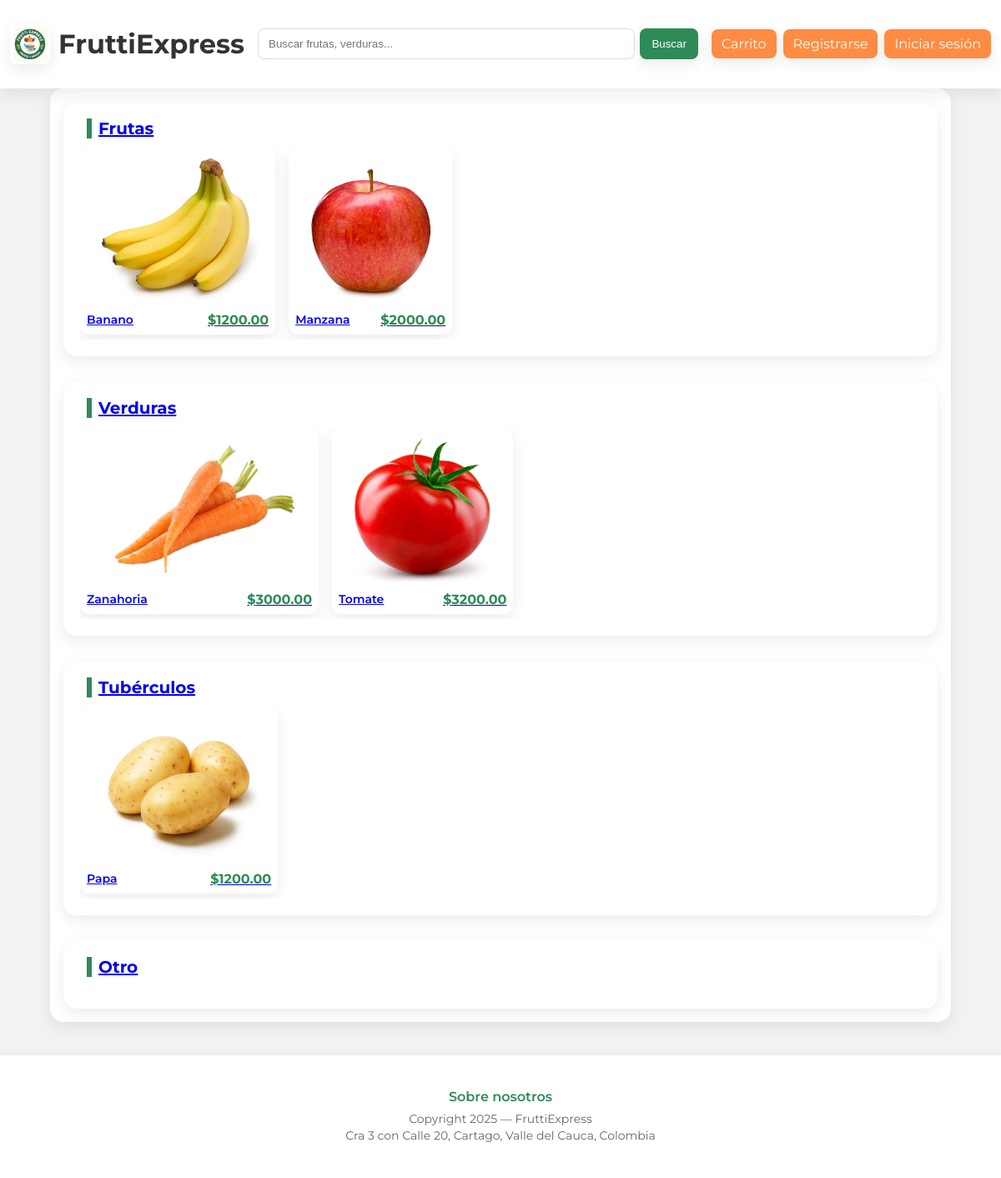
The page / on the database its author committed.
### tables this page shows
CREATE TABLE products (
    id INTEGER PRIMARY KEY AUTOINCREMENT,
    nombre TEXT NOT NULL,
    categoria TEXT NOT NULL, -- 'Frutas','Verduras','Tuberculos','Otro'
    precio REAL NOT NULL,
    stock REAL DEFAULT 0, -- en kilos o unidades
    unidad TEXT DEFAULT 'kg', -- 'kg' o 'unit'
    tamanos TEXT, -- ejemplo: "pequeña,mediana,grande" (csv)
    opciones TEXT, -- ejemplo: "maduro,pinton" para banano
    descripcion TEXT,
    imagen TEXT
);

### app.py (the view)
@app.route('/')
def index():
    frutas = query_db("SELECT * FROM products WHERE categoria='Frutas' LIMIT 10")
    verduras = query_db("SELECT * FROM products WHERE categoria='Verduras' LIMIT 10")
    tuberculos = query_db("SELECT * FROM products WHERE categoria='Tuberculos' LIMIT 10")
    otro = query_db("SELECT * FROM products WHERE categoria='Otro' LIMIT 10")
    return render_template('index.html', frutas=frutas, verduras=verduras, tuberculos=tuberculos, otro=otro, user=current_user())

### app.py (called while the page is built)
def get_db():
    db = getattr(g, '_database', None)
    if db is None:
        db = g._database = sqlite3.connect(DB_PATH)
        db.row_factory = sqlite3.Row
    return db

@app.teardown_appcontext
def close_connection(exception):
    db = getattr(g, '_database', None)
    if db is not None:
        db.close()

def query_db(query, args=(), one=False):
    cur = get_db().execute(query, args)
    rv = cur.fetchall()
    cur.close()
    return (rv[0] if rv else None) if one else rv

def current_user():
    if 'user_id' not in session:
        return None
    return query_db('SELECT * FROM users WHERE id = ?', [session['user_id']], one=True)

### templates/index.html (shortened to what this page needs)
<!doctype html>
<html lang="es">
  <head>
    <link rel="stylesheet" href="{{ url_for('static', filename='css/style.css') }}">
  </head>
  <body>
    <header class="banner">
      <div class="container header-inner">
        <div class="brand" onclick="location.href='/'">
          <img src="{{ url_for('static', filename='images/logo.png') }}" alt="FruttiExpress" class="logo">
          <h1>FruttiExpress</h1>
        </div>
        <form class="search" action="{{ url_for('buscar') }}" method="get">
          <input name="q" placeholder="Buscar frutas, verduras..." required>
          <button type="submit">Buscar</button>
        </form>
        <nav class="actions">
          <a href="{{ url_for('cart') }}" class="btn">Carrito</a>
          {% if user %}
            <a href="{{ url_for('perfil') }}" class="btn">{{ user['nombre'] }}</a>
            <a href="{{ url_for('logout') }}" class="btn">Cerrar sesión</a>
          {% else %}
            <a href="{{ url_for('register') }}" class="btn">Registrarse</a>
            <a href="{{ url_for('login') }}" class="btn">Iniciar sesión</a>
          {% endif %}
        </nav>
      </div>
    </header>
    <main class="container">
      <section class="carousels">
        <div class="carousel-block">
          <h2><a href="{{ url_for('categoria', nombre='Frutas') }}">Frutas</a></h2>
          <div class="carousel">
            {% for p in frutas %}
              <div class="card">
                <a href="{{ url_for('producto', pid=p['id']) }}">
                  <img src="{{ url_for('static', filename='images/' ~ (p['imagen'] or 'placeholder.jpg')) }}" alt="{{ p['nombre'] }}">
                  <div class="card-info">
                    <div class="name">{{ p['nombre'] }}</div>
                    <div class="price">${{ '%.2f'|format(p['precio']) }}</div>
                  </div>
                </a>
              </div>
            {% endfor %}
          </div>
        </div>
        <div class="carousel-block">
          <h2><a href="{{ url_for('categoria', nombre='Verduras') }}">Verduras</a></h2>
          <div class="carousel">
            {% for p in verduras %}
              <div class="card">
                <a href="{{ url_for('producto', pid=p['id']) }}">
                  <img src="{{ url_for('static', filename='images/' ~ (p['imagen'] or 'placeholder.jpg')) }}" alt="{{ p['nombre'] }}">
                  <div class="card-info">
                    <div class="name">{{ p['nombre'] }}</div>
                    <div class="price">${{ '%.2f'|format(p['precio']) }}</div>
                  </div>
                </a>
              </div>
            {% endfor %}
          </div>
        </div>
        <div class="carousel-block">
          <h2><a href="{{ url_for('categoria', nombre='Tuberculos') }}">Tubérculos</a></h2>
          <div class="carousel">
            {% for p in tuberculos %}
              <div class="card">
                <a href="{{ url_for('producto', pid=p['id']) }}">
                  <img src="{{ url_for('static', filename='images/' ~ (p['imagen'] or 'placeholder.jpg')) }}" alt="{{ p['nombre'] }}">
                  <div class="card-info">
                    <div class="name">{{ p['nombre'] }}</div>
                    <div class="price">${{ '%.2f'|format(p['precio']) }}</div>
                  </div>
                </a>
              </div>
            {% endfor %}
          </div>
        </div>
        <div class="carousel-block">
          <h2><a href="{{ url_for('categoria', nombre='Otro') }}">Otro</a></h2>
          <div class="carousel">
          </div>
        </div>
      </section>
    </main>
    <footer class="site-footer">
      <div class="container footer-inner">
        <div class="about">
          <a href="{{ url_for('index') }}">Sobre nosotros</a>
          <p>Copyright 2025 — FruttiExpress</p>
          <p>Cra 3 con Calle 20, Cartago, Valle del Cauca, Colombia</p>
        </div>
      </div>
    </footer>
  </body>
</html>

### static/css/style.css (style rules this page uses)
:root { --verde:#2e8b57; --naranja:#ff8c42; --amarillo:#ffd26a; --rojo:#e07a5f; --blanco:#ffffff; --gris:#f2f2f2; --texto:#333; --sombra: 0 6px 18px rgba(0,0,0,0.08); }
* { box-sizing:border-box; }
body { font-family:'Montserrat',sans-serif; color:var(--texto); margin:0; background:var(--gris); min-height:100vh; display:flex; flex-direction:column; }
.container { max-width:1200px;margin:0 auto;padding:16px; }
header.banner { background:var(--blanco); position:sticky; top:0; z-index:30; box-shadow:var(--sombra); }
.header-inner { display:flex; align-items:center; gap:16px; padding:12px; flex-wrap:wrap; }
.brand { display:flex;align-items:center;gap:10px;cursor:pointer; }
.logo { width:48px;height:48px;object-fit:contain;border-radius:8px;box-shadow:var(--sombra);padding:4px; }
.search { flex:1; display:flex; gap:6px; min-width:220px; }
.search input { flex:1; padding:10px 12px; border:1px solid #ddd; border-radius:8px; outline:none; }
.search button { background:var(--verde); color:var(--blanco); border:none; padding:10px 14px; border-radius:8px; cursor:pointer; box-shadow:var(--sombra); }
.actions { display:flex;gap:8px;flex-wrap:wrap; }
.btn { background:var(--naranja); color:#fff; padding:8px 12px; border-radius:8px; text-decoration:none; display:inline-block; box-shadow:var(--sombra); border:none; cursor:pointer; transition:all .2s ease-in-out; }
main { padding:30px 20px; background:var(--blanco); border-radius:16px; box-shadow:var(--sombra); margin:30px auto; width:90%; flex:1; }
.carousels { display:grid; gap:30px; }
.carousel-block { background:var(--blanco); border-radius:16px; box-shadow:var(--sombra); padding:20px; }
.carousel-block h2 { margin:0 0 12px 8px; font-size:20px; color:var(--verde); border-left:6px solid var(--verde); padding-left:8px; }
.carousel { display:flex; gap:16px; overflow:auto; padding-bottom:6px; scroll-behavior:smooth; }
.card { min-width:180px; background:var(--blanco); border-radius:12px; padding:8px; box-shadow:var(--sombra); flex-shrink:0; transition:transform .2s ease-in-out; }
.card img { width:100%; height:180px; object-fit:cover; object-position:center; border-radius:10px; background:#f0f0f0; display:block; }
.card-info { display:flex; justify-content:space-between; align-items:center; margin-top:8px; }
.card .name { font-weight:600; font-size:14px; }
.card .price { font-weight:700; color:var(--verde); }
.site-footer { background:var(--blanco); margin-top:40px; padding:24px 0; box-shadow:var(--sombra); }
.footer-inner { display:flex; justify-content:center; align-items:center; flex-direction:column; text-align:center; gap:8px; }
.about a { font-weight:600; color:var(--verde); text-decoration:none; margin-bottom:6px; display:inline-block; }
.about p { margin:2px 0; color:#666; font-size:14px; }

### rows shown on the page
products: imagen (picture), nombre "Banano", precio "1200.00"
products: imagen (picture), nombre "Manzana", precio "2000.00"
products: imagen (picture), nombre "Zanahoria", precio "3000.00"
products: imagen (picture), nombre "Tomate", precio "3200.00"
products: imagen (picture), nombre "Papa", precio "1200.00"
